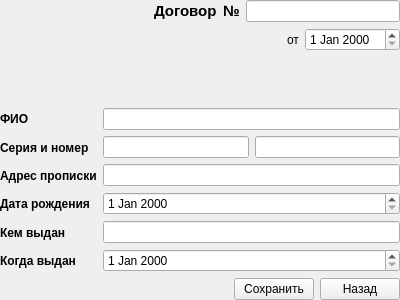
<?xml version="1.0" encoding="UTF-8"?>
<ui version="4.0">
 <class>PassportWidget</class>
 <widget class="QWidget" name="PassportWidget">
  <property name="geometry">
   <rect>
    <x>0</x>
    <y>0</y>
    <width>400</width>
    <height>300</height>
   </rect>
  </property>
  <property name="windowTitle">
   <string>Form</string>
  </property>
  <layout class="QVBoxLayout" name="verticalLayout_2">
   <property name="leftMargin">
    <number>0</number>
   </property>
   <property name="topMargin">
    <number>0</number>
   </property>
   <property name="rightMargin">
    <number>0</number>
   </property>
   <property name="bottomMargin">
    <number>0</number>
   </property>
   <item>
    <layout class="QHBoxLayout" name="horizontalLayout">
     <item>
      <spacer name="horizontalSpacer">
       <property name="orientation">
        <enum>Qt::Horizontal</enum>
       </property>
       <property name="sizeHint" stdset="0">
        <size>
         <width>40</width>
         <height>20</height>
        </size>
       </property>
      </spacer>
     </item>
     <item>
      <widget class="QLabel" name="label_9">
       <property name="font">
        <font>
         <pointsize>11</pointsize>
         <weight>75</weight>
         <bold>true</bold>
        </font>
       </property>
       <property name="text">
        <string>Договор</string>
       </property>
      </widget>
     </item>
     <item>
      <widget class="QLabel" name="label">
       <property name="font">
        <font>
         <pointsize>11</pointsize>
         <weight>75</weight>
         <bold>true</bold>
        </font>
       </property>
       <property name="text">
        <string>№</string>
       </property>
      </widget>
     </item>
     <item>
      <widget class="QLineEdit" name="mpNumber"/>
     </item>
    </layout>
   </item>
   <item>
    <layout class="QHBoxLayout" name="horizontalLayout_2">
     <item>
      <spacer name="horizontalSpacer_2">
       <property name="orientation">
        <enum>Qt::Horizontal</enum>
       </property>
       <property name="sizeHint" stdset="0">
        <size>
         <width>40</width>
         <height>20</height>
        </size>
       </property>
      </spacer>
     </item>
     <item>
      <widget class="QLabel" name="label_2">
       <property name="text">
        <string>от</string>
       </property>
      </widget>
     </item>
     <item>
      <widget class="QDateEdit" name="mpDate"/>
     </item>
    </layout>
   </item>
   <item>
    <spacer name="verticalSpacer">
     <property name="orientation">
      <enum>Qt::Vertical</enum>
     </property>
     <property name="sizeHint" stdset="0">
      <size>
       <width>20</width>
       <height>40</height>
      </size>
     </property>
    </spacer>
   </item>
   <item>
    <layout class="QHBoxLayout" name="horizontalLayout_3">
     <item>
      <layout class="QVBoxLayout" name="verticalLayout">
       <item>
        <widget class="QLabel" name="label_7">
         <property name="font">
          <font>
           <weight>75</weight>
           <bold>true</bold>
          </font>
         </property>
         <property name="text">
          <string>ФИО</string>
         </property>
        </widget>
       </item>
       <item>
        <widget class="QLabel" name="label_5">
         <property name="font">
          <font>
           <weight>75</weight>
           <bold>true</bold>
          </font>
         </property>
         <property name="text">
          <string>Серия и номер</string>
         </property>
        </widget>
       </item>
       <item>
        <widget class="QLabel" name="label_8">
         <property name="font">
          <font>
           <weight>75</weight>
           <bold>true</bold>
          </font>
         </property>
         <property name="text">
          <string>Адрес прописки</string>
         </property>
        </widget>
       </item>
       <item>
        <widget class="QLabel" name="label_4">
         <property name="font">
          <font>
           <weight>75</weight>
           <bold>true</bold>
          </font>
         </property>
         <property name="text">
          <string>Дата рождения</string>
         </property>
        </widget>
       </item>
       <item>
        <widget class="QLabel" name="label_3">
         <property name="font">
          <font>
           <weight>75</weight>
           <bold>true</bold>
          </font>
         </property>
         <property name="text">
          <string>Кем выдан</string>
         </property>
        </widget>
       </item>
       <item>
        <widget class="QLabel" name="label_6">
         <property name="font">
          <font>
           <weight>75</weight>
           <bold>true</bold>
          </font>
         </property>
         <property name="text">
          <string>Когда выдан</string>
         </property>
        </widget>
       </item>
      </layout>
     </item>
     <item>
      <layout class="QVBoxLayout" name="verticalLayout_3">
       <item>
        <widget class="QLineEdit" name="mpFIO"/>
       </item>
       <item>
        <layout class="QHBoxLayout" name="horizontalLayout_5">
         <item>
          <widget class="QLineEdit" name="mpSeriaPassport"/>
         </item>
         <item>
          <widget class="QLineEdit" name="mpNumberPassport"/>
         </item>
        </layout>
       </item>
       <item>
        <widget class="QLineEdit" name="mpAddress"/>
       </item>
       <item>
        <widget class="QDateEdit" name="mpBithday"/>
       </item>
       <item>
        <widget class="QLineEdit" name="mpIssued"/>
       </item>
       <item>
        <widget class="QDateEdit" name="mpIssueWhen"/>
       </item>
      </layout>
     </item>
    </layout>
   </item>
   <item>
    <layout class="QHBoxLayout" name="horizontalLayout_4">
     <item>
      <spacer name="horizontalSpacer_3">
       <property name="orientation">
        <enum>Qt::Horizontal</enum>
       </property>
       <property name="sizeHint" stdset="0">
        <size>
         <width>40</width>
         <height>20</height>
        </size>
       </property>
      </spacer>
     </item>
     <item>
      <widget class="QPushButton" name="mpSave">
       <property name="text">
        <string>Сохранить</string>
       </property>
      </widget>
     </item>
     <item>
      <widget class="QPushButton" name="mpBack">
       <property name="text">
        <string>Назад</string>
       </property>
      </widget>
     </item>
    </layout>
   </item>
  </layout>
 </widget>
 <resources/>
 <connections/>
</ui>
